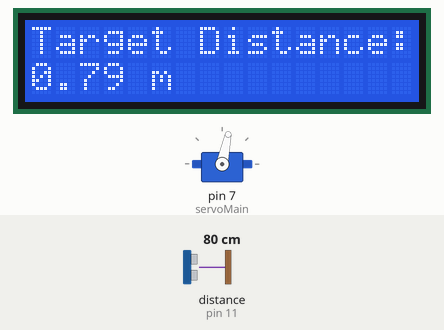
Recording of a sketch running on a simulated Arduino Uno, built with avr-gcc and run on an emulated ATmega328P. Parts: servo, 16×2 character LCD. Wiring (inferred from the names in the program): ultrasonic range finder: trigger pin 13; echo pin 11. The test bench sets the inputs (shaded band); at power-on: distance to the obstacle (sensor on pin 11) 80 cm. The echo pulse lasts 58.3 µs per cm.

Above: at 0.4 s.
1.3 s: distance to the obstacle (sensor on pin 11) set to 299 cm
At 2.4 s:
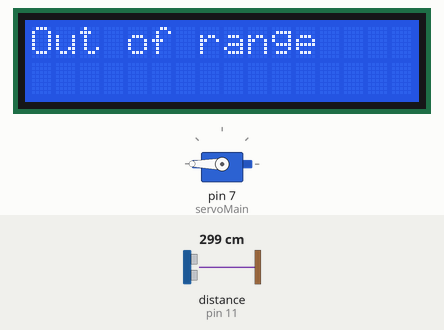
4.3 s: distance to the obstacle (sensor on pin 11) set to 2 cm
At 5.4 s:
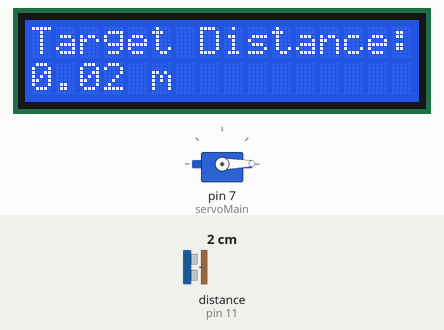
7.3 s: distance to the obstacle (sensor on pin 11) set to 120 cm
At 8.8 s:
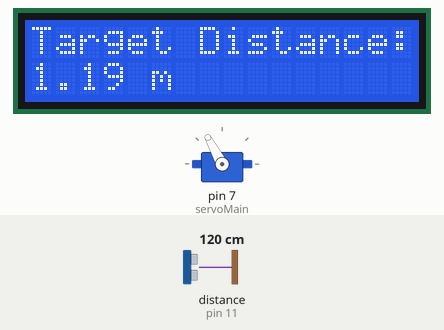
9.3 s: distance to the obstacle (sensor on pin 11) set to 35 cm
At 11.1 s:
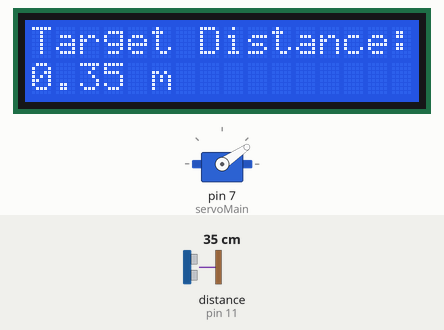
11.6 s: distance to the obstacle (sensor on pin 11) set to 60 cm
At 13.6 s:
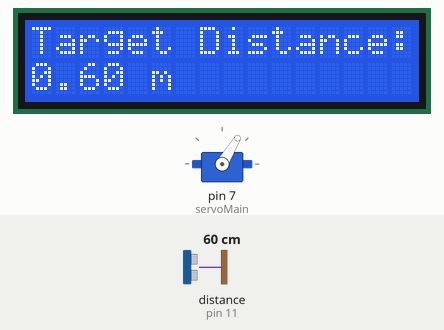
13.9 s: distance to the obstacle (sensor on pin 11) set to 250 cm
At 14.8 s:
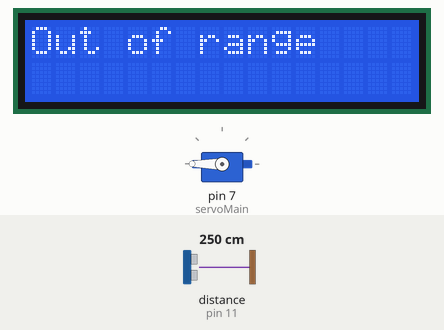
Timing chart, 0 to 16.5 s (numbered marks = the images above; inputs shaded):
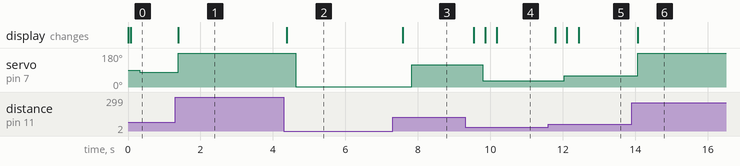

The sketch:

servo_control_ultrasonic_sensor.ino
```cpp
#include <LiquidCrystal.h>  //Load Liquid Crystal Library
#include <Servo.h>          //Load Servo Motor Library

//Create Liquid Crystal Object called LCD
LiquidCrystal LCD(10, 9, 5, 4, 3, 2);
//Create Servo object called servoMain
Servo servoMain;

//defining different variables
int trig = 13;		    //TRIG connected to pin no. 13
int echo = 11;		    //ECHO connected to pin no. 11
int angle_of_servo;	    //angle_of_servo for servo motor angle
float pingtime;	            //time for wave to travel from trig to echo
float distance;		    //distance of object from sensor

void setup()
{
  servoMain.attach(7);	    //Servo's control pin attached to pin no. 7
  pinMode(trig,OUTPUT);	    //Set trig pin as output pin
  pinMode(echo,INPUT);	    //Set echo pin as input pin
}

void loop()
{
  digitalWrite(trig, LOW);  //set trig pin to LOW
  delayMicroseconds(2000);  //wait for 2 seconds
  digitalWrite(trig, HIGH); //set trig pin high for 10us
  delayMicroseconds(10);    //wait for 0.001 seconds
  digitalWrite(trig, LOW);  //set trig pin to LOW again

  pingtime = pulseIn(echo, HIGH); //pulseIn gives the time for which echo is high
  pingtime = pingtime / 1000000;  //convert pingtime to seconds
  distance = (pingtime * 340 * 100) / 2;  //speed of sound = 340 m/s

  angle_of_servo = distance;  //equate distance to angle_of_servo
  //to make the servo move corresponding to the distance

  LCD.begin(16, 2); 	    //Arduino starts 16 column 2 row LCD
  LCD.setCursor(0, 0);      //Set LCD cursor column 0, row 0
  LCD.print("Target Distance:");  //Print Message (First Row)

  //conditional statement for a room of sides not exceeding 1.8m
  //180 has been given because we want the servoto move
  //from 0 to 180 degrees corresponding to distance in cm
  if(distance < 180)
  {
    LCD.setCursor(0, 1);	//Set cursor to first column of second row
    LCD.print("          "); 	//Print blanks to clear the row
    LCD.setCursor(0,1);   	//Set Cursor again to first column of second row
    LCD.print(distance / 100); 	//Print measured distance
    LCD.print(" m"); 		//Print your units.
    delay(250);	                //pause for 0.5 seconds to let things settle
  }

  else
  {
    LCD.clear();                //clear the LCD
    LCD.setCursor(0,0);         //set cursor to 0,0
    LCD.print("Out of range");  //print out of range
  }

  servoMain.write(angle_of_servo);  //function to turn servo to required angle
}
```

Measured:
- after the input at 1.3 s, the display: changes after 0.09 s (image 1)
- after the input at 4.3 s, servo on pin 7 (servoMain): alternates 2° for 0.32 s and 1° for 0.64 s, starting after 0.32 s; the display: changes after 0.07 s (image 2)
- after the input at 7.3 s, the display: changes after 0.28 s (image 3)
- after the input at 9.3 s, servo on pin 7 (servoMain): 118° → 34° after 0.49 s; the display: changes after 0.24 s (image 4)
- after the input at 11.6 s, servo on pin 7 (servoMain): 34° → 59° after 0.44 s; the display: changes after 0.19 s (image 5)
- after the input at 13.9 s, servo on pin 7 (servoMain): 59° → 180° after 0.16 s; the display: changes after 0.16 s (image 6)
